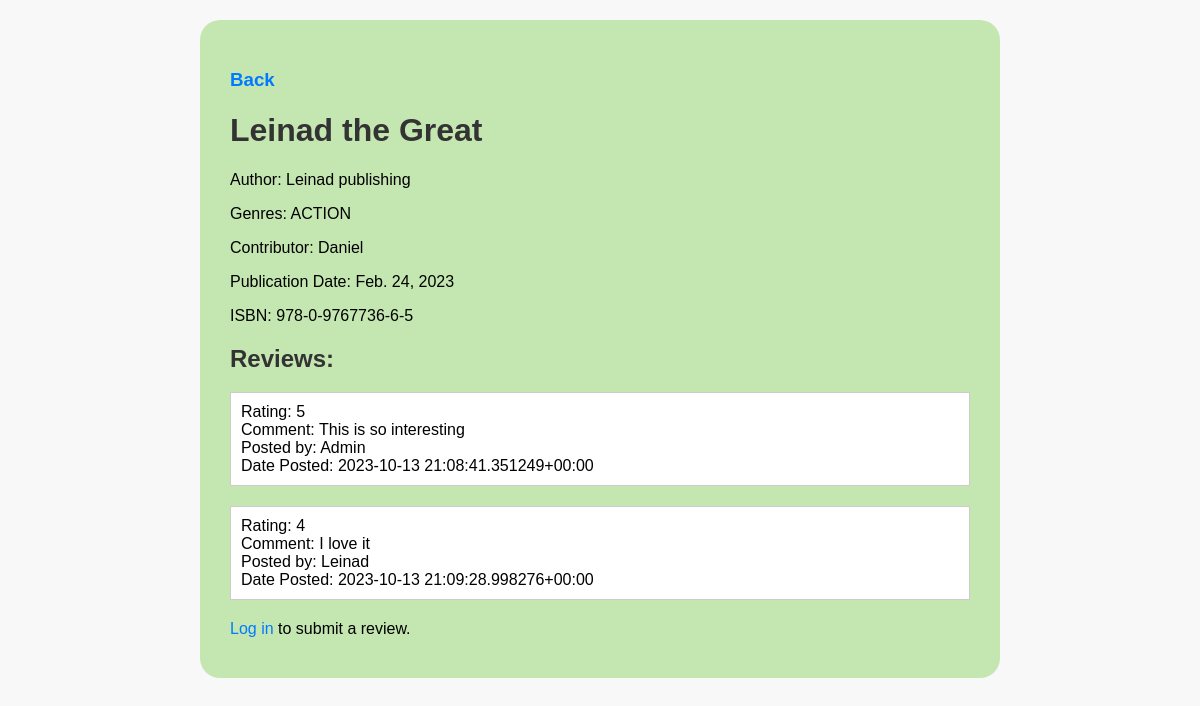
The page /book_detail/1/ on the database its author committed.
### reviews/models.py (models this page shows, shortened)
class Book(models.Model):
    title = models.CharField(max_length=70, help_text='the title of the book')
    publication_date = models.DateField(verbose_name='date the book was published')
    isbn = models.CharField(max_length=20, verbose_name='the isbn number of the book')
    publisher = models.ForeignKey('Publisher', on_delete=models.CASCADE)
    contributors = models.ManyToManyField('Contributor', through='BookContributor')

class Publisher(models.Model):
    name = models.CharField(max_length=50, help_text = 'the name of the publisher',)
    website = models.URLField(help_text="the publisher's website.")
    email = models.EmailField(help_text="the publisher's email address")

class Genre(models.Model):
    class GenreType(models.TextChoices):
        Horror = 'HORROR', 'horror'
        Comedy = 'COMEDY', 'comedy'
        Romance = 'ROMANCE', 'romance'
        Action = 'ACTION', 'action'
    book = models.ForeignKey(Book, on_delete=models.CASCADE)
    genre = models.CharField(verbose_name='the genre of this book', choices=GenreType.choices, max_length=20)

class Contributor(models.Model):
    first_names = models.CharField(max_length=50, help_text='the contributors first names')
    last_names = models.CharField(max_length=50, help_text='the contributors last name')
    email = models.EmailField(help_text='the contributors email')
    def __str__(self):
        return self.first_names

class Review(models.Model):
    content = models.TextField(help_text='the review text')
    rating = models.IntegerField(help_text='the rating the reviewer has given')
    date_created = models.DateTimeField(auto_now_add=True,
        help_text='the date and time the review was created'
    )
    date_edited = models.DateTimeField(null=True, help_text='the date and time the review was last edited')
    creator = models.ForeignKey(auth.get_user_model(), on_delete=models.CASCADE)
    book = models.ForeignKey(Book, on_delete=models.CASCADE, help_text='the book that this review is for')

### reviews/views.py (the view)
# urls.py: path('book_detail/<int:id>/', views.book_detail, name='book_detail'),
def book_detail(request, id):
    book = get_object_or_404(Book, id=id)
    reviews = Review.objects.filter(book=book)
    return render(request, 'book_detail.html', {'book': book, 'reviews': reviews,})

### reviews/templates/book_detail.html (shortened to what this page needs)
<!DOCTYPE html>
<html>
<head>
</head>
<body>
    <div style="background-color: #b7e2a0ca; padding: 30px; border-radius: 20px;">
        <h3><a href="{% url 'book_list' %}">Back</a></h3>
        <h1>{{ book.title|capfirst }}</h1>
        <p>Author: {{ book.publisher.name }}</p>
        <p>Genres:
            {% for genre in book.genre_set.all %}
                {{ genre.genre }}
            {% endfor %}
        </p>
        <p>Contributor: {{ book.contributors.get|capfirst }}</p>
        <p>Publication Date: {{ book.publication_date }}</p>
        <p>ISBN: {{ book.isbn }}</p>
        <h2>Reviews:</h2>
        <ul>
            {% for review in reviews|slice:":3" %}
                <li>
                    Rating: {{ review.rating|capfirst }}<br>
                    Comment: {{ review.content|capfirst }}<br>
                    Posted by: {{ review.creator.username|capfirst }}<br>
                    Date Posted: {{ review.date_created|capfirst }}
                </li>
            {% endfor %}
        </ul>
        {% if user.is_authenticated %}
            <h2>Submit a Review</h2>
            <form method="post" action="{% url 'submit_review' book.id %}">
                {% csrf_token %}
                <label for="rating">Rating:</label>
                <input type="number" name="rating" min="1" max="5" required><br>
                <label for="comment">Comment:</label><br>
                <textarea name="comment" required></textarea><br>
                <input type="submit" value="Submit">
            </form>
        {% else %}
            <p><a href="{% url 'login' %}?next=/book_detail/{{ book.id }} ">Log in</a> to submit a review.</p>
        {% endif %}
    </div>
</body>
</html>

### reviews/templates/book_detail.html (style rules this page uses)
body { font-family: Arial, sans-serif; max-width: 800px; margin: 0 auto; padding: 20px; background-color: #f8f8f8; }
h1, h2 { color: #333; }
p { margin-bottom: 10px; }
ul { list-style-type: none; padding: 0; }
ul li { margin-bottom: 20px; border: 1px solid #ccc; padding: 10px; background-color: #fff; }
a { color: #007bff; text-decoration: none; }

### rows shown on the page
Book: title "Leinad the Great", publisher.name "Leinad publishing", contributors.get "Daniel", publication_date "Feb. 24, 2023", isbn "978-0-9767736-6-5"
Genre: genre "ACTION"
Review: rating "5", content "This is so interesting", creator.username "Admin", date_created "2023-10-13 21:08:41.351249+00:00"
Review: rating "4", content "I love it", creator.username "Leinad", date_created "2023-10-13 21:09:28.998276+00:00"
